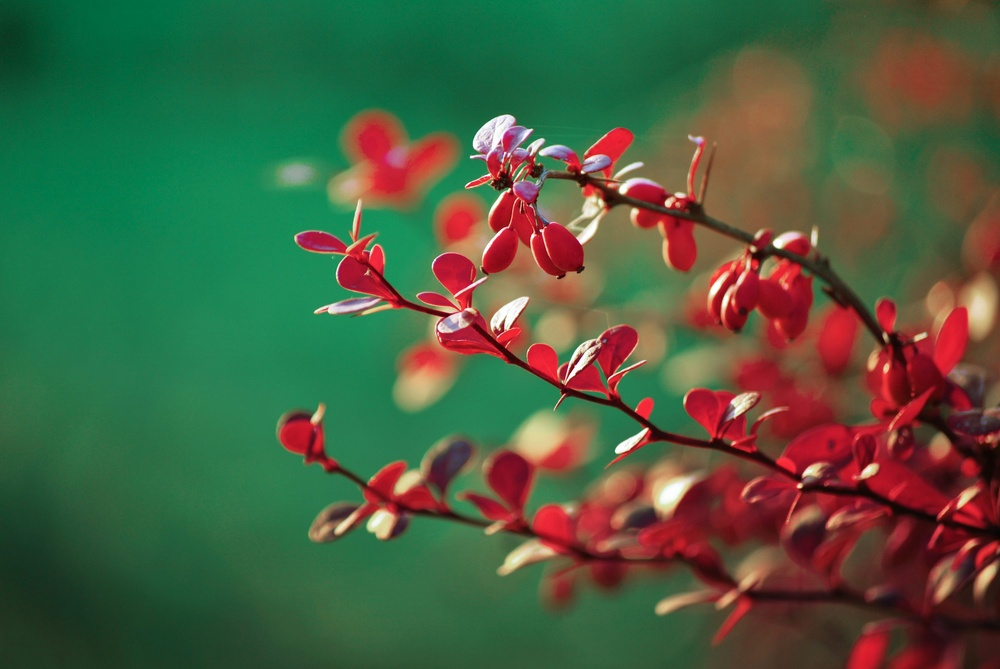
#> input picture rg.jpeg, 1000 x 669 px, shrunk from 3000 x 2008 before the run
$ python color.py
#> lines starting #> are read from the running program, lines starting #| are printed output that depends on the picture; after the words box and inside, x2 and y2 are one past the last pixel; in counts of white or black regions, pixels touching at a corner belong together
#> further down, image is the input picture: shape (669, 1000, 3); mean B, G, R 64.4, 93.5, 76.1
import cv2
import numpy as np


def split_image_by_rgb(image, tolerance=30, smooth=True):
    """
    Split an image into three regions: heavily red, heavily green, and heavily blue.

    Parameters:
    - image: Input image (BGR format)
    - tolerance: Hue tolerance for color matching (default: 30)
    - smooth: Apply morphological operations to clean up masks (default: True)

    Returns:
    - List of three images, each isolating heavily red, green, or blue regions against a white background
    - List of corresponding masks
    """
#> called with tolerance = 30, smooth = True
    hsv_image = cv2.cvtColor(image, cv2.COLOR_BGR2HSV)
#> hsv_image: shape (669, 1000, 3); mean H, S, V 69.4, 162, 119.1
    # Curious if this helps:
    if smooth:
        image = cv2.GaussianBlur(image, (5, 5), 0)

    # Define hue ranges for red, green, and blue in HSV
    # Red: around hue 0 and 180 (wraparound)
    red_lower1 = np.array([0, 100, 100])
    red_upper1 = np.array([tolerance, 255, 255])
    red_lower2 = np.array([180 - tolerance, 100, 100])
    red_upper2 = np.array([180, 255, 255])

    # Green
    green_lower = np.array([120 - tolerance, 100, 100])
    green_upper = np.array([120 + tolerance, 255, 255])

    # Blue
    blue_lower = np.array([240 - tolerance, 100, 100])
    blue_upper = np.array([240 + tolerance, 255, 255])

    # Create masks for each color
    red_mask1 = cv2.inRange(hsv_image, red_lower1, red_upper1)
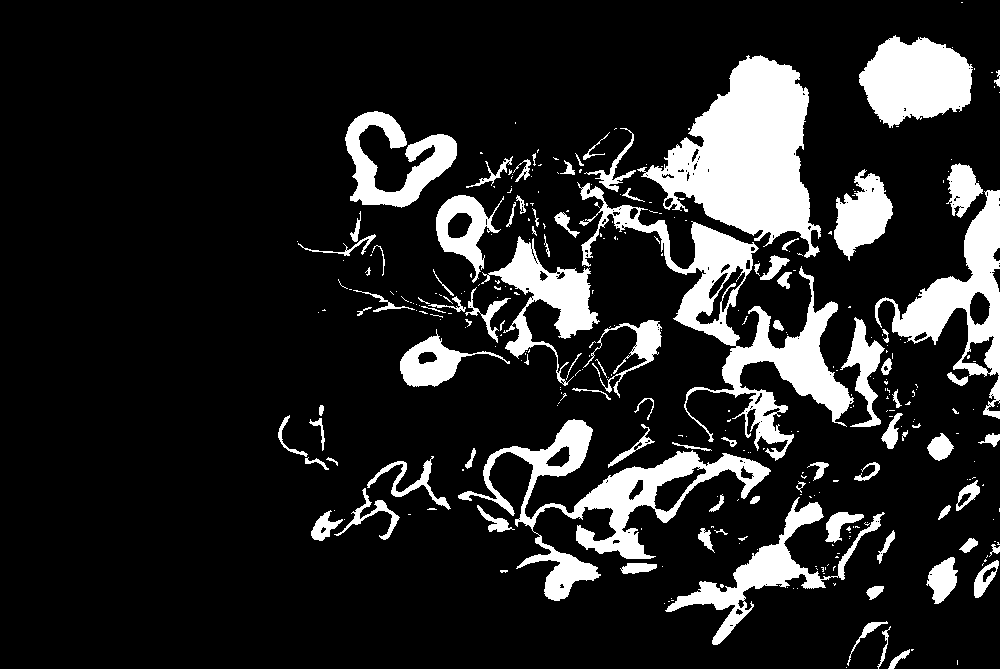
#> red_mask1: shape (669, 1000); 15% white; 330 white regions (234 under 20 px), largest, box (x1, y1, x2, y2) and area: (637, 55, 821, 258) 18584, (577, 182, 854, 461) 14044, (458, 419, 771, 601) 11783
    red_mask2 = cv2.inRange(hsv_image, red_lower2, red_upper2)
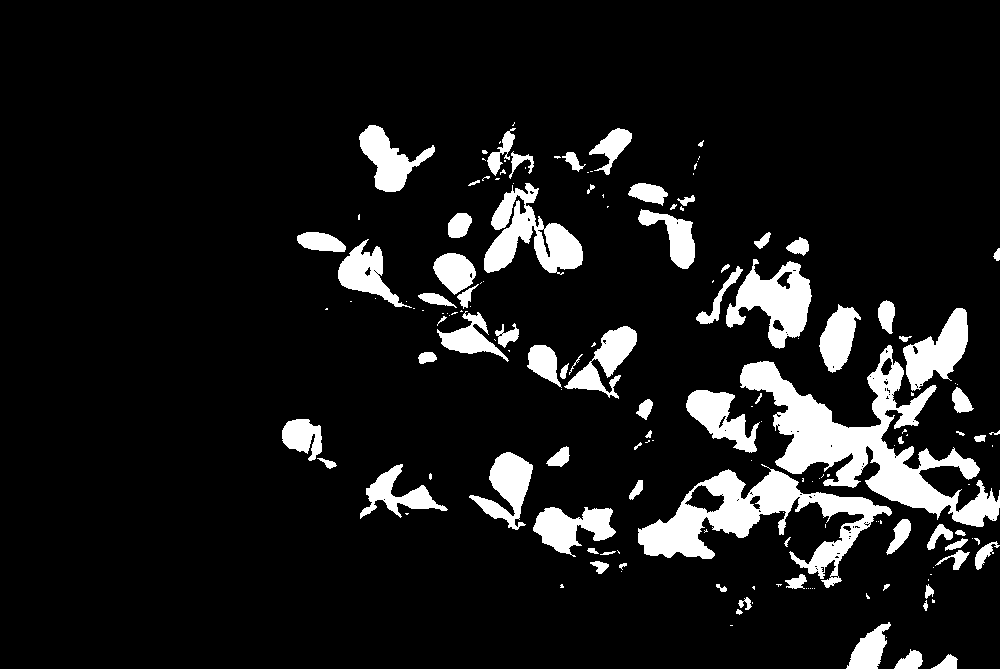
#> red_mask2: shape (669, 1000); 10.2% white; 164 white regions (87 under 20 px), largest, box (x1, y1, x2, y2) and area: (740, 345, 1000, 527) 14091, (638, 464, 892, 588) 9519, (484, 183, 583, 275) 4253
    red_mask = cv2.bitwise_or(red_mask1, red_mask2)
#> red_mask: shape (669, 1000); 25.2% white; 138 white regions (96 under 20 px), largest, box (x1, y1, x2, y2) and area: (400, 55, 1000, 527) 85538, (458, 419, 892, 645) 33733, (875, 190, 1000, 419) 11336
    green_mask = cv2.inRange(hsv_image, green_lower, green_upper)
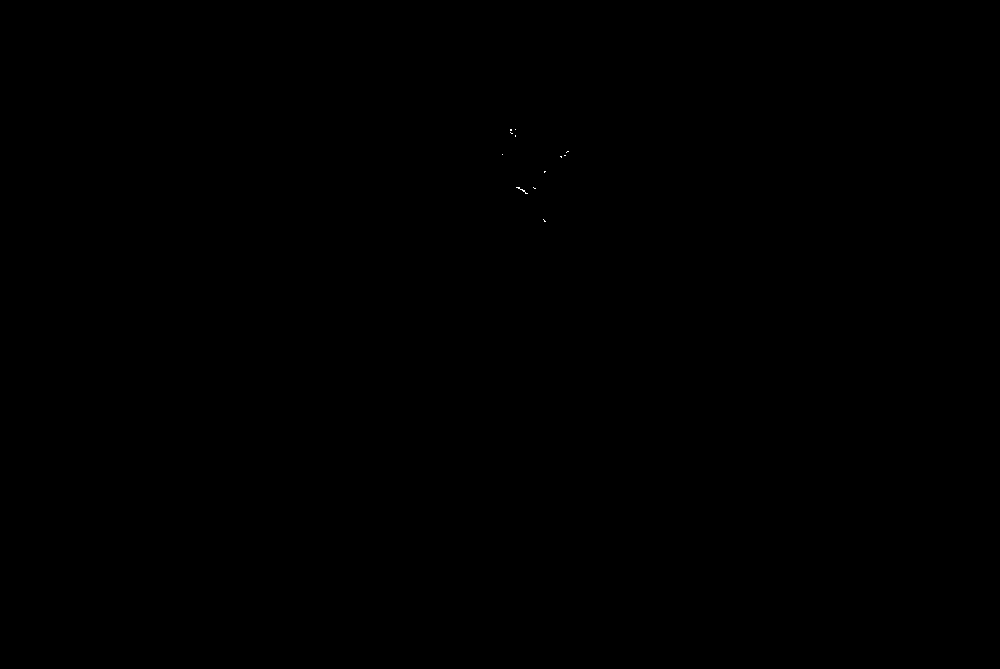
#> green_mask: shape (669, 1000); 0.01% white in thin lines or dots, all inside (x1, y1, x2, y2) = (502, 129, 569, 222)
    blue_mask = cv2.inRange(hsv_image, blue_lower, blue_upper)
#> blue_mask: shape (669, 1000); every value is 0

    #Kernel for cleaning masks; again curiosu
    if smooth:
        kernel = np.ones((5, 5), np.uint8)
        red_mask = cv2.dilate(red_mask, kernel, iterations=2)
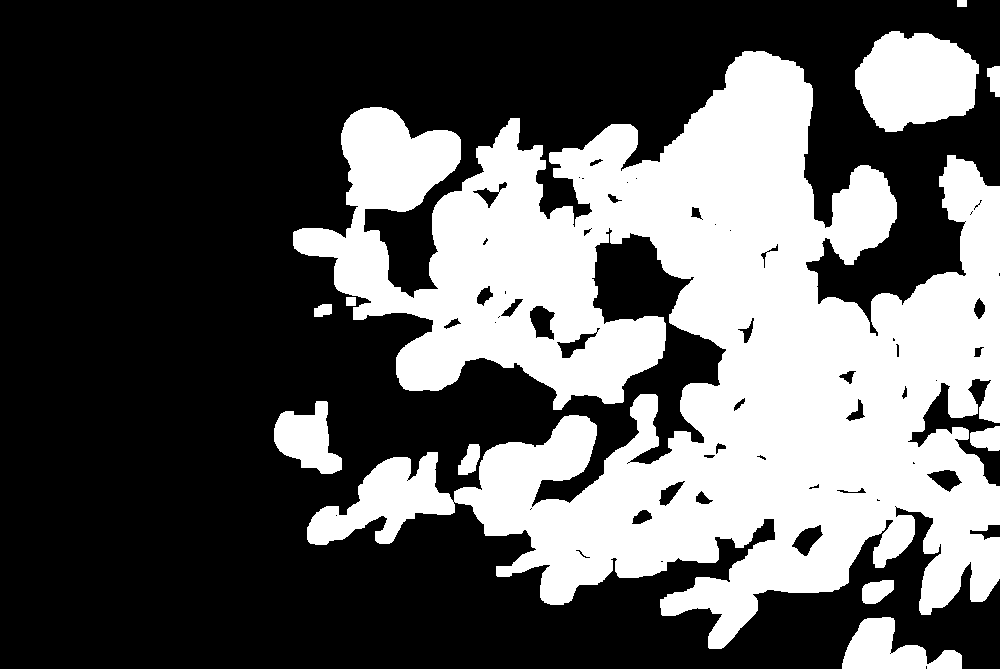
#> red_mask: shape (669, 1000); 35.7% white; 11 white regions, largest, box (x1, y1, x2, y2) and area: (293, 51, 1000, 649) 221104, (855, 31, 979, 132) 9281, (842, 617, 962, 669) 3408
        red_mask = cv2.erode(red_mask, kernel, iterations=2)
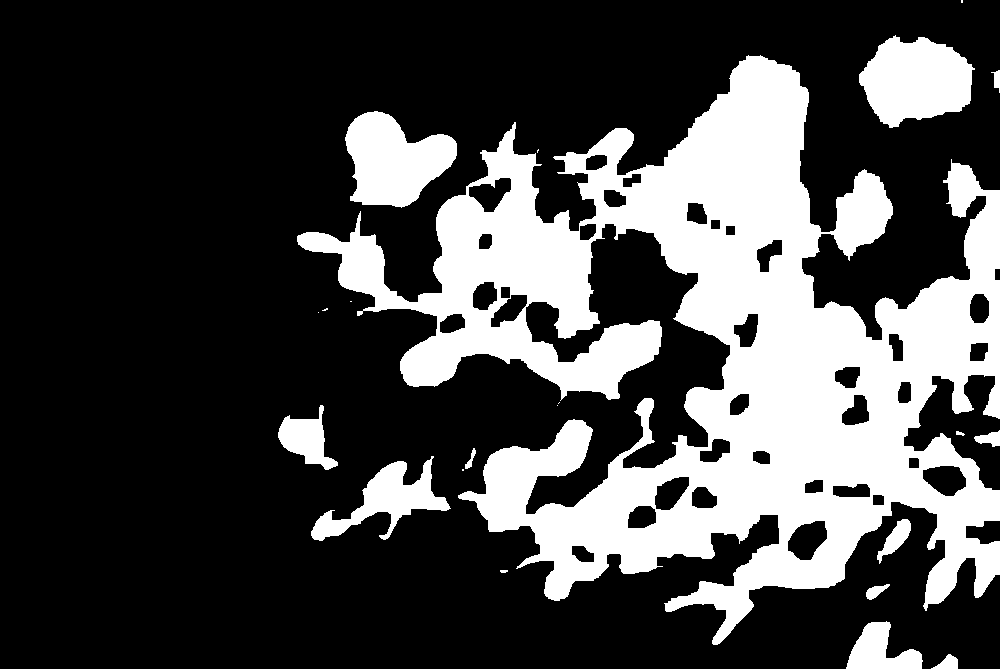
#> red_mask: shape (669, 1000); 27.8% white; 22 white regions (8 under 20 px), largest, box (x1, y1, x2, y2) and area: (297, 55, 1000, 645) 161912, (859, 35, 975, 128) 7481, (345, 111, 457, 208) 7062
        green_mask = cv2.dilate(green_mask, kernel, iterations=2)
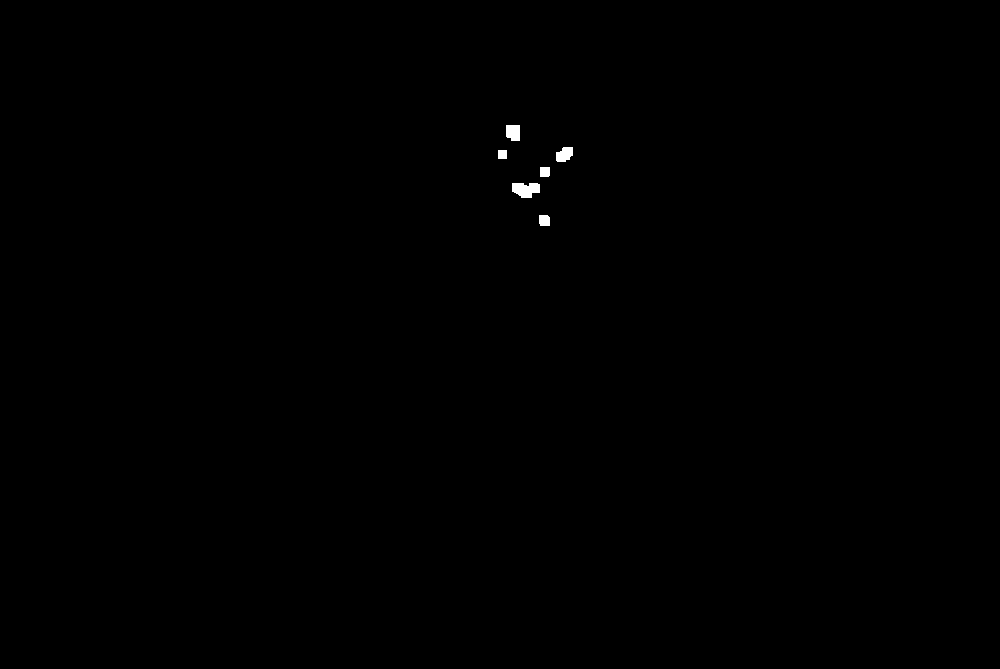
#> green_mask: shape (669, 1000); 0.15% white; 6 white regions, box (x1, y1, x2, y2) and area: (512, 183, 540, 198) 329, (506, 125, 520, 141) 208, (556, 147, 573, 162) 200, (539, 215, 550, 226) 116, (540, 167, 550, 177) 99, (498, 150, 507, 159) 81
        green_mask = cv2.erode(green_mask, kernel, iterations=2)
#> green_mask: shape (669, 1000); 0.01% white; 9 white regions (7 under 20 px), largest, box (x1, y1, x2, y2) and area: (510, 129, 516, 137) 32, (516, 187, 528, 194) 26
        blue_mask = cv2.dilate(blue_mask, kernel, iterations=2)
        blue_mask = cv2.erode(blue_mask, kernel, iterations=2)

    # Create white background
    white_background = np.ones_like(image, dtype=np.uint8) * 255

    # Apply masks to isolate color regions
    red_result = np.where(red_mask[:, :, None] == 255, image, white_background)
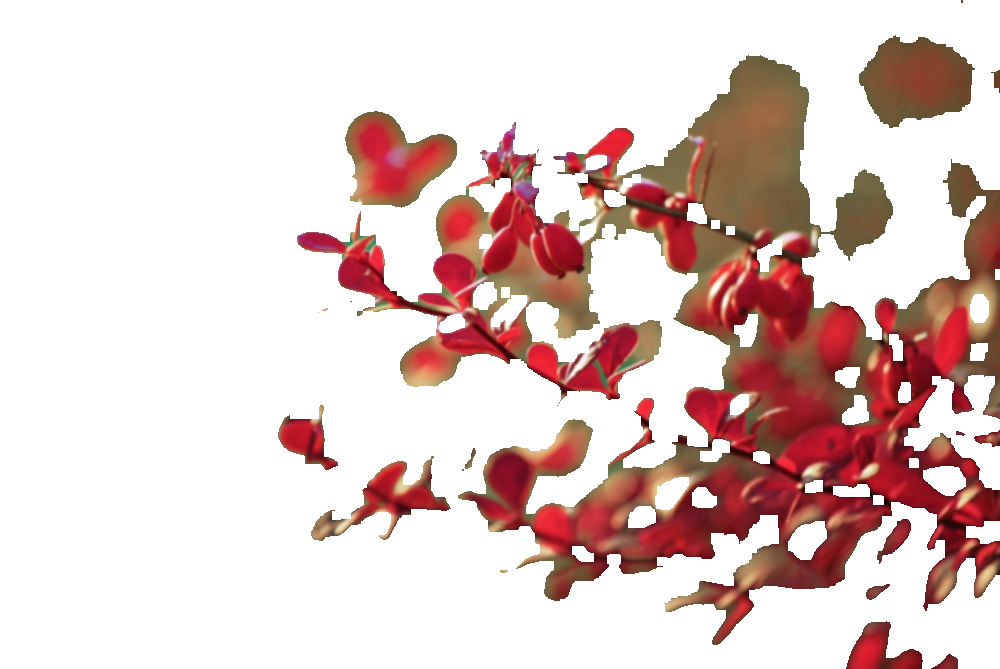
#> red_result: shape (669, 1000, 3); mean B, G, R 200, 203, 225.6
    green_result = np.where(green_mask[:, :, None] == 255, image, white_background)
    blue_result = np.where(blue_mask[:, :, None] == 255, image, white_background)
#> blue_result: shape (669, 1000, 3); every value is 255

    result_images = [red_result, green_result, blue_result]
    masks = [red_mask, green_mask, blue_mask]

    return result_images, masks

if __name__ == "__main__":
    image = cv2.imread("rg.jpeg")

    result_images, masks = split_image_by_rgb(image, tolerance=30, smooth=True)
#> result_images = 3 items; masks = 3 items

    cv2.imshow("Original Image", image)
    for i, (result, mask) in enumerate(zip(result_images, masks)):
        color_names = ["Red", "Green", "Blue"]
        cv2.imshow(f"{color_names[i]} Region", result)
        cv2.imshow(f"{color_names[i]} Mask", mask)
#> this loop made 3 passes
    cv2.waitKey(0)
    cv2.destroyAllWindows()

$ run again, with stop-sign.jpg copied over rg.jpeg
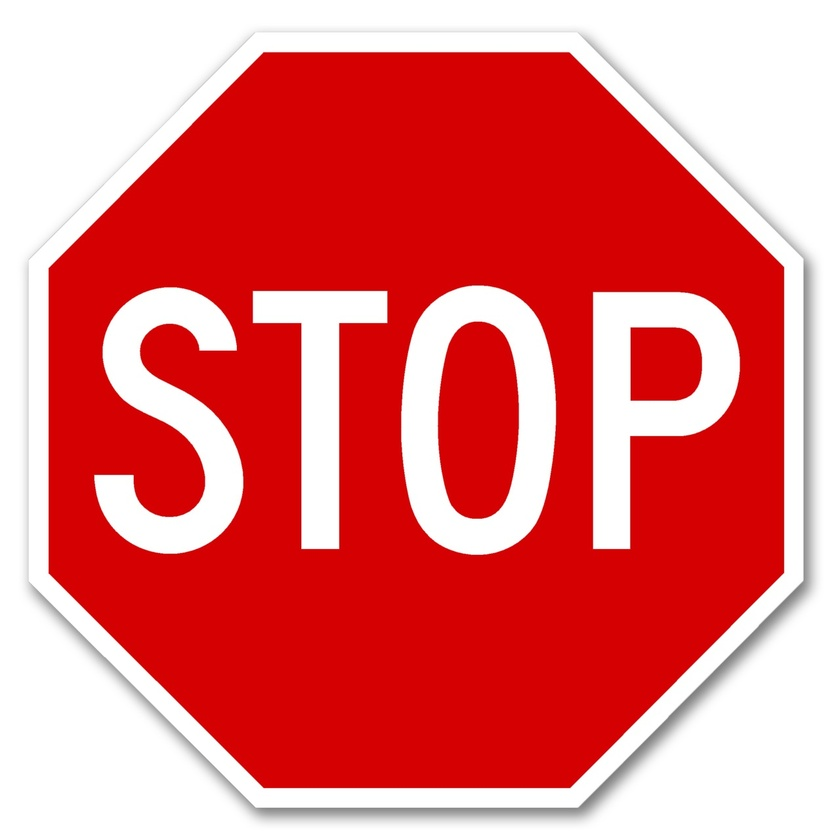
#> input picture stop-sign.jpg, 840 x 840 px, shrunk from 1280 x 1279 before the run
#> image is the input picture: shape (840, 840, 3); mean B, G, R 117.5, 116.5, 229.7
#> hsv_image: shape (840, 840, 3); mean H, S, V 9.2, 136.2, 229.7
#> in split_image_by_rgb, `red_mask1 = cv2.inRange(hsv_image, red_lower1, red_upper1)`:
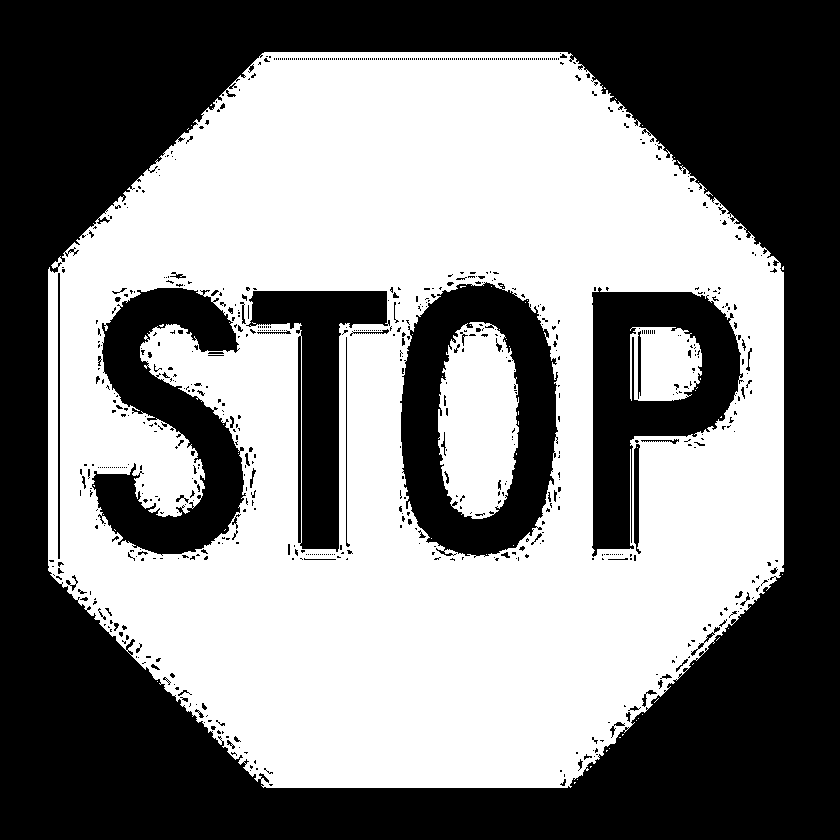
#> red_mask1: shape (840, 840); 51.7% white; 808 black regions (732 under 20 px), largest, box (x1, y1, x2, y2) and area: (0, 0, 840, 840) 258449, (400, 282, 558, 558) 22642, (92, 288, 246, 556) 19678
#> red_mask2: shape (840, 840); 1.9% white in thin lines or dots, all inside (x1, y1, x2, y2) = (48, 52, 784, 788)
#> green_mask: shape (840, 840); every value is 0
#> in split_image_by_rgb, `red_result = np.where(red_mask[:, :, None] == 255, image, white_backgr..`:
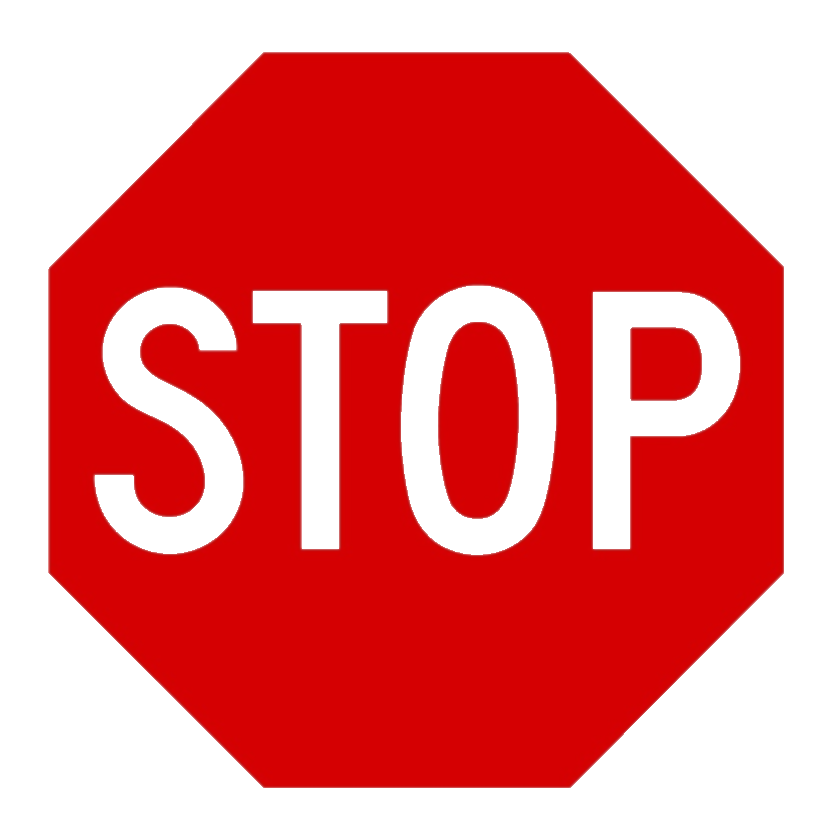
#> red_result: shape (840, 840, 3); mean B, G, R 120.8, 119.8, 232.2
#> green_result: shape (840, 840, 3); every value is 255
#> result_images = 3 items
#> the loop `for i, (result, mask) in enumerate(zip(result_images, masks)):` made 3 passes
